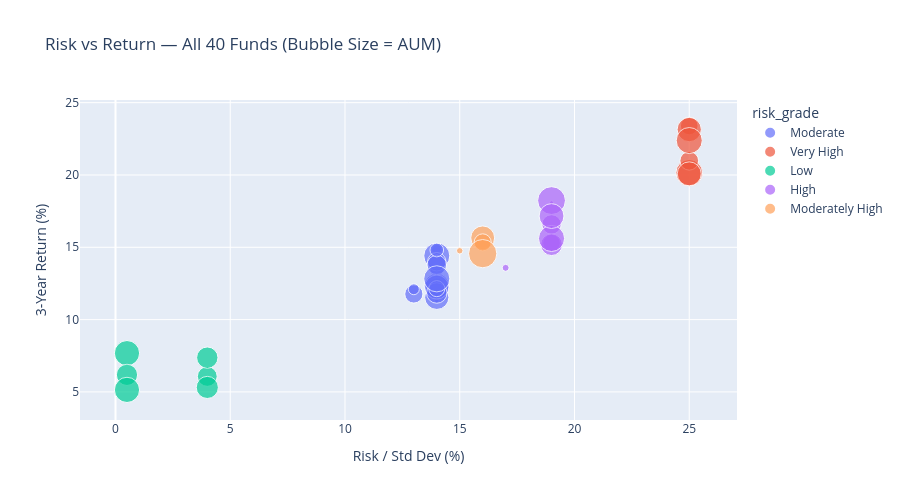

Source (notebook cell):
### Code cell
# Chart 11 — Risk vs Return Scatter
fig = px.scatter(
    perf, x='std_dev_ann_pct', y='return_3yr_pct',
    size='aum_crore', color='risk_grade', hover_name='scheme_name',
    title=' Risk vs Return — All 40 Funds (Bubble Size = AUM)',
    labels={'std_dev_ann_pct':'Risk / Std Dev (%)','return_3yr_pct':'3-Year Return (%)'}
)
fig.update_layout(height=500)
fig.show()

### Figure 1 — Plotly figure (JSON) as saved in the notebook; plotly's stock layout.template omitted (floating-point values rounded to 4 significant figures)
{"data": [{"hovertemplate": "<b>%{hovertext}</b><br><br>risk_grade=Moderate<br>Risk / Std Dev (%)=%{x}<br>3-Year Return (%)=%{y}<br>aum_crore=%{marker.size}<extra></extra>", "hovertext": ["SBI Bluechip Fund - Regular Plan - Growth", "SBI Bluechip Fund - Direct Plan - Growth", "HDFC Top 100 Fund - Regular Plan - Growth", "HDFC Top 100 Fund - Direct Plan - Growth", "ICICI Pru Bluechip Fund - Regular - Growth", "ICICI Pru Bluechip Fund - Direct - Growth", "Nippon India Large Cap Fund - Regular - Growth", "Nippon India Large Cap Fund - Direct - Growth", "Nippon India ETF Nifty 50 BeES", "Kotak Bluechip Fund - Regular - Growth", "Axis Bluechip Fund - Regular - Growth", "Axis Bluechip Fund - Direct - Growth", "ABSL Frontline Equity Fund - Regular - Growth", "UTI Nifty 50 Index Fund - Regular - Growth", "Mirae Asset Large Cap Fund - Regular - Growth", "DSP Top 100 Equity Fund - Regular - Growth"], "legendgroup": "Moderate", "marker": {"color": "#636efa", "size": [14288, 1231, 6434, 10611, 36022, 41553, 20909, 39475, 20284, 35585, 25803, 15866, 23500, 7350, 11361, 41828], "sizemode": "area", "sizeref": 122.6, "symbol": "circle"}, "mode": "markers", "name": "Moderate", "orientation": "v", "showlegend": true, "type": "scatter", "x": [14.0, 14.0, 14.0, 14.0, 14.0, 14.0, 14.0, 14.0, 13.0, 14.0, 14.0, 14.0, 14.0, 13.0, 14.0, 14.0], "xaxis": "x", "y": [12.36, 11.3, 14.84, 13.38, 11.54, 14.41, 14.0, 12.33, 11.77, 12.25, 11.84, 12.14, 13.78, 12.1, 14.81, 12.82], "yaxis": "y"}, {"hovertemplate": "<b>%{hovertext}</b><br><br>risk_grade=Very High<br>Risk / Std Dev (%)=%{x}<br>3-Year Return (%)=%{y}<br>aum_crore=%{marker.size}<extra></extra>", "hovertext": ["SBI Small Cap Fund - Regular Plan - Growth", "SBI Small Cap Fund - Direct Plan - Growth", "Nippon India Small Cap Fund - Regular - Growth", "Axis Small Cap Fund - Regular - Growth", "ABSL Small Cap Fund - Regular - Growth", "DSP Small Cap Fund - Regular - Growth"], "legendgroup": "Very High", "marker": {"color": "#EF553B", "size": [19259, 36061, 43630, 21545, 41613, 35124], "sizemode": "area", "sizeref": 122.6, "symbol": "circle"}, "mode": "markers", "name": "Very High", "orientation": "v", "showlegend": true, "type": "scatter", "x": [25.0, 25.0, 25.0, 25.0, 25.0, 25.0], "xaxis": "x", "y": [23.39, 23.14, 20.15, 20.98, 22.38, 20.08], "yaxis": "y"}, {"hovertemplate": "<b>%{hovertext}</b><br><br>risk_grade=Low<br>Risk / Std Dev (%)=%{x}<br>3-Year Return (%)=%{y}<br>aum_crore=%{marker.size}<extra></extra>", "hovertext": ["SBI Magnum Gilt Fund - Regular Plan - Growth", "HDFC Short Term Debt Fund - Regular - Growth", "ICICI Pru Liquid Fund - Regular - Growth", "Nippon India Gilt Securities Fund - Regular - Growth", "Kotak Liquid Fund - Regular - Growth", "ABSL Liquid Fund - Regular - Growth"], "legendgroup": "Low", "marker": {"color": "#00cc96", "size": [24101, 27953, 39116, 30030, 27623, 38995], "sizemode": "area", "sizeref": 122.6, "symbol": "circle"}, "mode": "markers", "name": "Low", "orientation": "v", "showlegend": true, "type": "scatter", "x": [4.0, 4.0, 0.5, 4.0, 0.5, 0.5], "xaxis": "x", "y": [6.07, 7.37, 7.68, 5.31, 6.18, 5.14], "yaxis": "y"}, {"hovertemplate": "<b>%{hovertext}</b><br><br>risk_grade=High<br>Risk / Std Dev (%)=%{x}<br>3-Year Return (%)=%{y}<br>aum_crore=%{marker.size}<extra></extra>", "hovertext": ["HDFC Mid-Cap Opportunities Fund - Regular - Growth", "HDFC Mid-Cap Opportunities Fund - Direct - Growth", "ICICI Pru Midcap Fund - Regular - Growth", "Kotak Emerging Equity Fund - Regular - Growth", "Axis Midcap Fund - Regular - Growth", "UTI Mid Cap Fund - Regular - Growth", "Mirae Asset Tax Saver Fund - Regular - Growth", "DSP Midcap Fund - Regular - Growth"], "legendgroup": "High", "marker": {"color": "#ab63fa", "size": [23185, 18792, 979, 47469, 28996, 41728, 2989, 37835], "sizemode": "area", "sizeref": 122.6, "symbol": "circle"}, "mode": "markers", "name": "High", "orientation": "v", "showlegend": true, "type": "scatter", "x": [19.0, 19.0, 19.0, 19.0, 19.0, 19.0, 17.0, 19.0], "xaxis": "x", "y": [16.58, 15.29, 18.08, 18.23, 15.18, 15.61, 13.58, 17.16], "yaxis": "y"}, {"hovertemplate": "<b>%{hovertext}</b><br><br>risk_grade=Moderately High<br>Risk / Std Dev (%)=%{x}<br>3-Year Return (%)=%{y}<br>aum_crore=%{marker.size}<extra></extra>", "hovertext": ["ICICI Pru Value Discovery Fund - Regular - Growth", "Kotak Flexicap Fund - Regular - Growth", "UTI Flexi Cap Fund - Regular - Growth", "Mirae Asset Emerging Bluechip Fund - Regular - Growth"], "legendgroup": "Moderately High", "marker": {"color": "#FFA15A", "size": [2571, 35012, 17912, 49046], "sizemode": "area", "sizeref": 122.6, "symbol": "circle"}, "mode": "markers", "name": "Moderately High", "orientation": "v", "showlegend": true, "type": "scatter", "x": [15.0, 16.0, 16.0, 16.0], "xaxis": "x", "y": [14.76, 15.65, 15.34, 14.56], "yaxis": "y"}], "layout": {"height": 500, "legend": {"itemsizing": "constant", "title": {"text": "risk_grade"}, "tracegroupgap": 0}, "title": {"text": " Risk vs Return — All 40 Funds (Bubble Size = AUM)"}, "xaxis": {"anchor": "y", "domain": [0, 1], "title": {"text": "Risk / Std Dev (%)"}}, "yaxis": {"anchor": "x", "domain": [0, 1], "title": {"text": "3-Year Return (%)"}}}}
